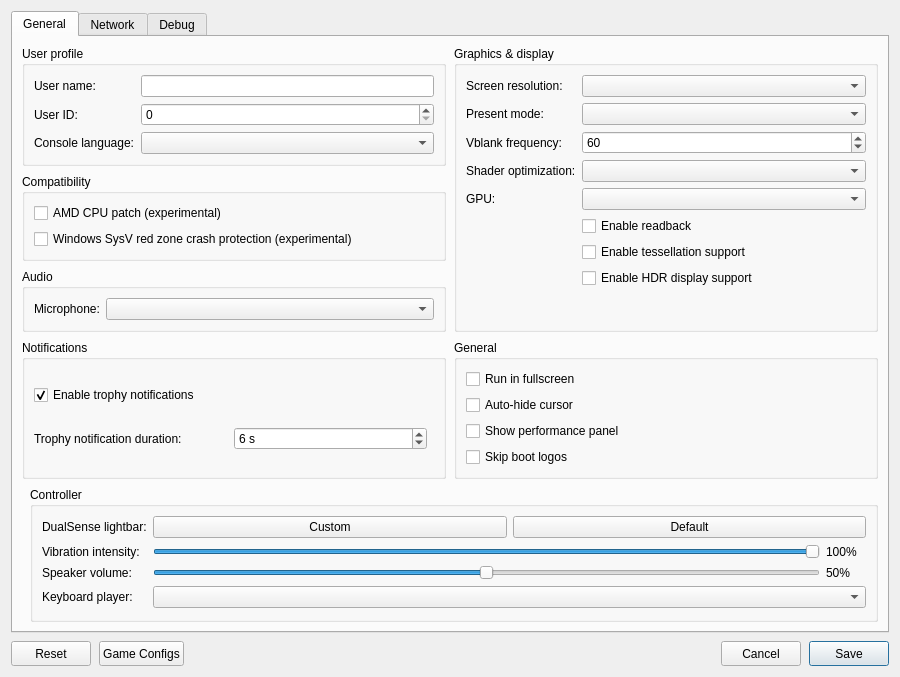
<?xml version="1.0" encoding="UTF-8"?>
<ui version="4.0">
 <class>ConfigurationEditDialog</class>
 <widget class="QDialog" name="ConfigurationEditDialog">
  <property name="geometry">
   <rect>
    <x>0</x>
    <y>0</y>
    <width>900</width>
    <height>620</height>
   </rect>
  </property>
  <property name="windowTitle">
   <string>Settings</string>
  </property>
  <property name="locale">
   <locale language="English" country="UnitedStates"/>
  </property>
  <layout class="QVBoxLayout" name="dialogLayout">
   <property name="spacing"><number>8</number></property>
   <item>
    <widget class="QTabWidget" name="settings_tabs">
     <property name="currentIndex"><number>0</number></property>
     <widget class="QWidget" name="settings_tab">
      <attribute name="title"><string>General</string></attribute>
      <layout class="QGridLayout" name="gridLayout">
       <property name="horizontalSpacing">
        <number>8</number>
       </property>
       <property name="verticalSpacing">
        <number>8</number>
       </property>
       <item row="0" column="0" colspan="2">
        <layout class="QGridLayout" name="sectionsLayout" columnstretch="1,1">
         <property name="horizontalSpacing">
          <number>8</number>
         </property>
         <property name="verticalSpacing">
          <number>8</number>
         </property>
         <item row="0" column="0">
          <widget class="QGroupBox" name="user_profile_group">
           <property name="title">
            <string>User profile</string>
           </property>
           <layout class="QFormLayout" name="userProfileLayout">
            <property name="fieldGrowthPolicy">
             <enum>QFormLayout::AllNonFixedFieldsGrow</enum>
            </property>
            <item row="0" column="0">
             <widget class="QLabel" name="label_user_name">
              <property name="text"><string>User name:</string></property>
             </widget>
            </item>
            <item row="0" column="1">
             <widget class="MandatoryLineEdit" name="lineEdit_user_name">
              <property name="toolTip"><string>Local user name exposed to games</string></property>
              <property name="clearButtonEnabled"><bool>true</bool></property>
             </widget>
            </item>
            <item row="1" column="0">
             <widget class="QLabel" name="label_user_id">
              <property name="text"><string>User ID:</string></property>
             </widget>
            </item>
            <item row="1" column="1">
             <widget class="QSpinBox" name="spinBox_user_id">
              <property name="toolTip"><string>Local user ID exposed to games</string></property>
             </widget>
            </item>
            <item row="2" column="0">
             <widget class="QLabel" name="label_console_language">
              <property name="text"><string>Console language:</string></property>
             </widget>
            </item>
            <item row="2" column="1">
             <widget class="QComboBox" name="comboBox_console_language">
              <property name="toolTip"><string>Language</string></property>
             </widget>
            </item>
           </layout>
          </widget>
         </item>
         <item row="2" column="0">
          <widget class="QGroupBox" name="audio_group">
           <property name="title"><string>Audio</string></property>
           <layout class="QFormLayout" name="audioLayout">
            <property name="fieldGrowthPolicy">
             <enum>QFormLayout::AllNonFixedFieldsGrow</enum>
            </property>
            <item row="0" column="0">
             <widget class="QLabel" name="label_audio_input_device">
              <property name="text"><string>Microphone:</string></property>
             </widget>
            </item>
            <item row="0" column="1">
             <widget class="QComboBox" name="comboBox_audio_input_device"/>
            </item>
           </layout>
          </widget>
         </item>
         <item row="0" column="1" rowspan="3">
          <widget class="QGroupBox" name="graphics_group">
           <property name="title">
            <string>Graphics &amp;&amp; display</string>
           </property>
           <layout class="QFormLayout" name="graphicsLayout">
            <property name="fieldGrowthPolicy">
             <enum>QFormLayout::AllNonFixedFieldsGrow</enum>
            </property>
            <item row="0" column="0">
             <widget class="QLabel" name="label_screen_resolution">
              <property name="text"><string>Screen resolution:</string></property>
             </widget>
            </item>
            <item row="0" column="1">
             <widget class="QComboBox" name="comboBox_screen_resolution">
              <property name="toolTip"><string>Window resolution</string></property>
             </widget>
            </item>
            <item row="1" column="0">
             <widget class="QLabel" name="label_present_mode">
              <property name="text"><string>Present mode:</string></property>
             </widget>
            </item>
            <item row="1" column="1">
             <widget class="QComboBox" name="comboBox_present_mode">
              <property name="toolTip"><string>Vulkan swapchain presentation mode</string></property>
             </widget>
            </item>
            <item row="2" column="0">
             <widget class="QLabel" name="label_vblank_frequency">
              <property name="text"><string>Vblank frequency:</string></property>
             </widget>
            </item>
            <item row="2" column="1">
             <widget class="QSpinBox" name="spinBox_vblank_frequency">
              <property name="toolTip"><string>Virtual display refresh rate used for frame pacing</string></property>
              <property name="minimum"><number>30</number></property>
              <property name="maximum"><number>360</number></property>
              <property name="value"><number>60</number></property>
             </widget>
            </item>
            <item row="3" column="0">
             <widget class="QLabel" name="label_shader_optimization">
              <property name="text"><string>Shader optimization:</string></property>
             </widget>
            </item>
            <item row="3" column="1">
             <widget class="QComboBox" name="comboBox_shader_optimization_type">
              <property name="toolTip"><string>Optimize shaders for code size or performance</string></property>
             </widget>
            </item>
            <item row="4" column="0">
             <widget class="QLabel" name="label_gpu">
              <property name="text"><string>GPU:</string></property>
             </widget>
            </item>
            <item row="4" column="1">
             <widget class="QComboBox" name="comboBox_gpu">
              <property name="toolTip"><string>Graphics device used by the emulator</string></property>
             </widget>
            </item>
            <item row="5" column="1">
             <widget class="QCheckBox" name="checkBox_readback">
              <property name="toolTip"><string>Read back writable linear images</string></property>
              <property name="text"><string>Enable readback</string></property>
             </widget>
            </item>
            <item row="6" column="1">
             <widget class="QCheckBox" name="checkBox_tessellation">
              <property name="toolTip"><string>Draw tessellated geometry, such as GTA V's nearby tree trunks. Unsupported tessellation shaders may cause crashes.</string></property>
              <property name="text"><string>Enable tessellation support</string></property>
             </widget>
            </item>
            <item row="7" column="1">
             <widget class="QCheckBox" name="checkBox_hdr">
              <property name="toolTip"><string>Enable HDR10 output for supported games. Requires HDR enabled on the host display.</string></property>
              <property name="text"><string>Enable HDR display support</string></property>
             </widget>
            </item>
           </layout>
          </widget>
         </item>
         <item row="3" column="0">
          <widget class="QGroupBox" name="notifications_group">
           <property name="title"><string>Notifications</string></property>
           <layout class="QVBoxLayout" name="notificationsLayout">
            <item>
             <widget class="QCheckBox" name="checkBox_trophy_notifications">
              <property name="toolTip"><string>Show trophy unlock notifications and play their sound.
    To use your own sound, replace the emulator's assets/sounds/trophy-unlock.wav with a WAV file and restart the game.</string></property>
              <property name="text"><string>Enable trophy notifications</string></property>
              <property name="checked"><bool>true</bool></property>
             </widget>
            </item>
            <item>
             <layout class="QHBoxLayout" name="trophyDurationLayout">
              <item>
               <widget class="QLabel" name="label_trophy_duration">
                <property name="text"><string>Trophy notification duration:</string></property>
               </widget>
              </item>
              <item>
               <widget class="QSpinBox" name="spinBox_trophy_duration">
                <property name="toolTip"><string>How long each trophy unlock notification stays on screen.</string></property>
                <property name="suffix"><string> s</string></property>
                <property name="minimum"><number>5</number></property>
                <property name="maximum"><number>10</number></property>
                <property name="value"><number>6</number></property>
               </widget>
              </item>
              <item>
               <spacer name="trophyDurationSpacer">
                <property name="orientation"><enum>Qt::Horizontal</enum></property>
               </spacer>
              </item>
             </layout>
            </item>
           </layout>
          </widget>
         </item>
         <item row="3" column="1">
          <widget class="QGroupBox" name="general_group">
           <property name="title"><string>General</string></property>
           <layout class="QVBoxLayout" name="generalLayout">
            <item>
             <widget class="QCheckBox" name="checkBox_fullscreen">
              <property name="toolTip"><string>Run in borderless desktop fullscreen</string></property>
              <property name="text"><string>Run in fullscreen</string></property>
             </widget>
            </item>
            <item>
             <widget class="QCheckBox" name="checkBox_hide_cursor">
              <property name="toolTip"><string>Hide the host cursor after 2 seconds without mouse activity</string></property>
              <property name="text"><string>Auto-hide cursor</string></property>
             </widget>
            </item>
            <item>
             <widget class="QCheckBox" name="checkBox_perf_overlay">
              <property name="toolTip"><string>Show FPS, frame times, CPU/GPU usage, RAM and memory pressure in the game window. Press F2 (Cmd+P on macOS) to toggle it, and add Shift for the detailed view.</string></property>
              <property name="text"><string>Show performance panel</string></property>
             </widget>
            </item>
            <item>
             <widget class="QCheckBox" name="checkBox_skip_notice_screen">
              <property name="toolTip"><string>Skip startup logos and notices in supported games.</string></property>
              <property name="text"><string>Skip boot logos</string></property>
             </widget>
            </item>
           </layout>
          </widget>
         </item>
         <item row="1" column="0">
          <widget class="QGroupBox" name="compatibility_group">
           <property name="title">
            <string>Compatibility</string>
           </property>
           <layout class="QVBoxLayout" name="compatibilityLayout">
            <item>
             <widget class="QCheckBox" name="checkBox_amd_cpu">
              <property name="toolTip"><string>Patch CPU instructions that differ between AMD and the host CPU.</string></property>
              <property name="text"><string>AMD CPU patch (experimental)</string></property>
             </widget>
            </item>
            <item>
             <widget class="QCheckBox" name="checkBox_red_zone_protection">
              <property name="toolTip"><string>Helps prevent crashes in some games on Windows</string></property>
              <property name="text"><string>Windows SysV red zone crash protection (experimental)</string></property>
             </widget>
            </item>
           </layout>
          </widget>
         </item>
        </layout>
       </item>
       <item row="1" column="1">
        <widget class="QGroupBox" name="controller_group">
         <property name="title"><string>Controller</string></property>
         <layout class="QFormLayout" name="controllerLayout">
          <property name="fieldGrowthPolicy"><enum>QFormLayout::AllNonFixedFieldsGrow</enum></property>
          <item row="0" column="0">
           <widget class="QLabel" name="label_controller_color">
            <property name="text"><string>DualSense lightbar:</string></property>
           </widget>
          </item>
          <item row="0" column="1">
           <layout class="QHBoxLayout" name="controllerColorLayout">
            <item>
             <widget class="QPushButton" name="button_controller_color">
              <property name="toolTip"><string>Choose and preview a fixed LED color. Bluetooth DualSense may take several seconds to update.</string></property>
              <property name="text"><string>Custom</string></property>
             </widget>
            </item>
            <item>
             <widget class="QPushButton" name="button_controller_color_reset">
              <property name="toolTip"><string>Let the game control the lightbar</string></property>
              <property name="text"><string>Default</string></property>
             </widget>
            </item>
           </layout>
          </item>
          <item row="1" column="0">
           <widget class="QLabel" name="label_controller_vibration">
            <property name="text"><string>Vibration intensity:</string></property>
           </widget>
          </item>
          <item row="1" column="1">
           <layout class="QHBoxLayout" name="controllerVibrationLayout">
            <item>
             <widget class="QSlider" name="slider_controller_vibration">
              <property name="toolTip"><string>Scale DualSense vibration over USB and Bluetooth</string></property>
              <property name="maximum"><number>100</number></property>
              <property name="value"><number>100</number></property>
              <property name="orientation"><enum>Qt::Horizontal</enum></property>
             </widget>
            </item>
            <item>
             <widget class="QLabel" name="label_controller_vibration_value">
              <property name="minimumSize"><size><width>40</width><height>0</height></size></property>
              <property name="text"><string>100%</string></property>
             </widget>
            </item>
           </layout>
          </item>
          <item row="2" column="0">
           <widget class="QLabel" name="label_controller_volume">
            <property name="text"><string>Speaker volume:</string></property>
           </widget>
          </item>
          <item row="2" column="1">
           <layout class="QHBoxLayout" name="controllerVolumeLayout">
            <item>
             <widget class="QSlider" name="slider_controller_volume">
              <property name="toolTip"><string>Scale the DualSense speaker over USB and Bluetooth. 50% is the previous default; 100% adds 6 dB of gain.</string></property>
              <property name="maximum"><number>100</number></property>
              <property name="value"><number>50</number></property>
              <property name="orientation"><enum>Qt::Horizontal</enum></property>
             </widget>
            </item>
            <item>
             <widget class="QLabel" name="label_controller_volume_value">
              <property name="minimumSize"><size><width>40</width><height>0</height></size></property>
              <property name="text"><string>50%</string></property>
             </widget>
            </item>
           </layout>
          </item>
          <item row="3" column="0">
           <widget class="QLabel" name="label_keyboard_player">
            <property name="text"><string>Keyboard player:</string></property>
           </widget>
          </item>
          <item row="3" column="1">
           <widget class="QComboBox" name="comboBox_keyboard_player">
            <property name="toolTip"><string>Gamepads fill the remaining players in connection order. Every player uses the same input mapping.</string></property>
           </widget>
          </item>
         </layout>
        </widget>
       </item>
      </layout>
     </widget>
     <widget class="QWidget" name="network_tab">
      <attribute name="title"><string>Network</string></attribute>
      <layout class="QVBoxLayout" name="networkTabLayout">
       <item>
        <widget class="QCheckBox" name="checkBox_network_connected">
         <property name="toolTip"><string>Let games use your computer's local network connection.</string></property>
         <property name="text"><string>Enable network connection</string></property>
        </widget>
       </item>
       <item>
        <spacer name="networkSpacer">
         <property name="orientation"><enum>Qt::Vertical</enum></property>
         <property name="sizeHint" stdset="0"><size><width>20</width><height>40</height></size></property>
        </spacer>
       </item>
      </layout>
     </widget>
     <widget class="QWidget" name="debug_tab">
      <attribute name="title"><string>Debug</string></attribute>
      <layout class="QVBoxLayout" name="debugTabLayout">
       <item>
        <widget class="QGroupBox" name="debug_group">
         <property name="title">
          <string>Debugging &amp;&amp; logs</string>
         </property>
         <layout class="QGridLayout" name="debugLayout" columnstretch="0,1,0,1">
          <property name="horizontalSpacing"><number>8</number></property>
          <property name="verticalSpacing"><number>6</number></property>
          <item row="0" column="0" colspan="2">
           <widget class="QCheckBox" name="checkBox_vulkan_validation">
            <property name="toolTip"><string>Enable Vulkan validation layers</string></property>
            <property name="text"><string>Vulkan validation</string></property>
            <property name="checked"><bool>true</bool></property>
           </widget>
          </item>
          <item row="0" column="2" colspan="2">
           <widget class="QCheckBox" name="checkBox_shader_validation">
            <property name="toolTip"><string>Validate SPIR-V binary</string></property>
            <property name="text"><string>Shader validation</string></property>
            <property name="checked"><bool>true</bool></property>
           </widget>
          </item>
          <item row="1" column="0" colspan="2">
           <widget class="QCheckBox" name="checkBox_renderdoc_capture">
            <property name="toolTip"><string>Enable RenderDoc capture</string></property>
            <property name="text"><string>RenderDoc capture</string></property>
           </widget>
          </item>
          <item row="1" column="2" colspan="2">
           <widget class="QCheckBox" name="checkBox_cmd_dump">
            <property name="toolTip"><string>Dump command buffers</string></property>
            <property name="text"><string>Command buffer dump</string></property>
           </widget>
          </item>
          <item row="2" column="0">
           <widget class="QLabel" name="label_shader_log_direction">
            <property name="text"><string>Shader logging:</string></property>
           </widget>
          </item>
          <item row="2" column="1">
           <widget class="QComboBox" name="comboBox_shader_log_direction">
            <property name="toolTip"><string>Dump shaders to file or console window. If enabled may decrease emulator performance</string></property>
           </widget>
          </item>
          <item row="2" column="2">
           <widget class="QLabel" name="label_shader_log_folder">
            <property name="text"><string>Shader log folder:</string></property>
           </widget>
          </item>
          <item row="2" column="3">
           <widget class="MandatoryLineEdit" name="lineEdit_shader_log_folder">
            <property name="toolTip"><string>Specify directory to dump shaders</string></property>
            <property name="clearButtonEnabled"><bool>true</bool></property>
           </widget>
          </item>
          <item row="3" column="0">
           <widget class="QLabel" name="label_printf_direction">
            <property name="text"><string>Printf output:</string></property>
           </widget>
          </item>
          <item row="3" column="1">
           <widget class="QComboBox" name="comboBox_printf_direction">
            <property name="toolTip"><string>Print logs to file or console window. If enabled may decrease emulator performance</string></property>
           </widget>
          </item>
          <item row="3" column="2">
           <widget class="QLabel" name="label_printf_file">
            <property name="text"><string>Printf output file:</string></property>
           </widget>
          </item>
          <item row="3" column="3">
           <widget class="MandatoryLineEdit" name="lineEdit_printf_file">
            <property name="toolTip"><string>Specify file to dump logs</string></property>
            <property name="clearButtonEnabled"><bool>true</bool></property>
           </widget>
          </item>
          <item row="4" column="0">
           <widget class="QCheckBox" name="checkBox_profiler">
            <property name="toolTip"><string>Enable the Tracy profiler. Profiling may decrease emulator performance</string></property>
            <property name="text"><string>Tracy profiler</string></property>
           </widget>
          </item>
          <item row="4" column="2">
           <widget class="QLabel" name="label_cmd_dump_folder">
            <property name="text"><string>Command buffer folder:</string></property>
           </widget>
          </item>
          <item row="4" column="3">
           <widget class="MandatoryLineEdit" name="lineEdit_cmd_dump_folder">
            <property name="toolTip"><string>Specify directory to dump command buffers</string></property>
            <property name="clearButtonEnabled"><bool>true</bool></property>
           </widget>
          </item>
         </layout>
        </widget>
       </item>
       <item>
        <widget class="QGroupBox" name="rendering_compatibility_group">
         <property name="title"><string>Rendering compatibility</string></property>
         <layout class="QVBoxLayout" name="renderingCompatibilityLayout">
          <item>
           <widget class="QLabel" name="label_rendering_compatibility">
            <property name="text"><string>These settings may help with rendering bugs at a slight performance cost.</string></property>
            <property name="wordWrap"><bool>true</bool></property>
           </widget>
          </item>
          <item>
           <widget class="QCheckBox" name="checkBox_sync_raw_image_buffers">
            <property name="toolTip"><string>Can fix missing textures and incorrect transparency (Resident Evil 2).</string></property>
            <property name="text"><string>Accurate texture synchronization</string></property>
           </widget>
          </item>
         </layout>
        </widget>
       </item>
       <item>
        <spacer name="debugSpacer">
         <property name="orientation"><enum>Qt::Vertical</enum></property>
         <property name="sizeHint" stdset="0"><size><width>20</width><height>40</height></size></property>
        </spacer>
       </item>
      </layout>
     </widget>
    </widget>
   </item>
   <item>
    <layout class="QHBoxLayout" name="buttonLayout">
     <item>
     <widget class="QPushButton" name="clear_button">
       <property name="minimumSize"><size><width>80</width><height>25</height></size></property>
       <property name="text"><string>Reset</string></property>
       <property name="toolTip"><string>Restore default settings</string></property>
      </widget>
     </item>
     <item>
      <widget class="QPushButton" name="settings_button">
       <property name="minimumSize"><size><width>80</width><height>25</height></size></property>
       <property name="text"><string>Game Configs</string></property>
       <property name="toolTip"><string>Import or export game configs</string></property>
      </widget>
     </item>
     <item>
      <spacer name="buttonSpacer">
       <property name="orientation"><enum>Qt::Horizontal</enum></property>
       <property name="sizeHint" stdset="0"><size><width>40</width><height>20</height></size></property>
      </spacer>
     </item>
     <item>
      <widget class="QPushButton" name="cancel_button">
       <property name="minimumSize"><size><width>80</width><height>25</height></size></property>
       <property name="text"><string>Cancel</string></property>
      </widget>
     </item>
     <item>
      <widget class="QPushButton" name="ok_button">
       <property name="minimumSize"><size><width>80</width><height>25</height></size></property>
       <property name="text"><string>Save</string></property>
       <property name="default"><bool>true</bool></property>
      </widget>
     </item>
    </layout>
   </item>
  </layout>
 </widget>
 <customwidgets>
  <customwidget>
   <class>MandatoryLineEdit</class>
   <extends>QLineEdit</extends>
   <header>mandatoryLineEdit.h</header>
  </customwidget>
 </customwidgets>
 <resources/>
</ui>
